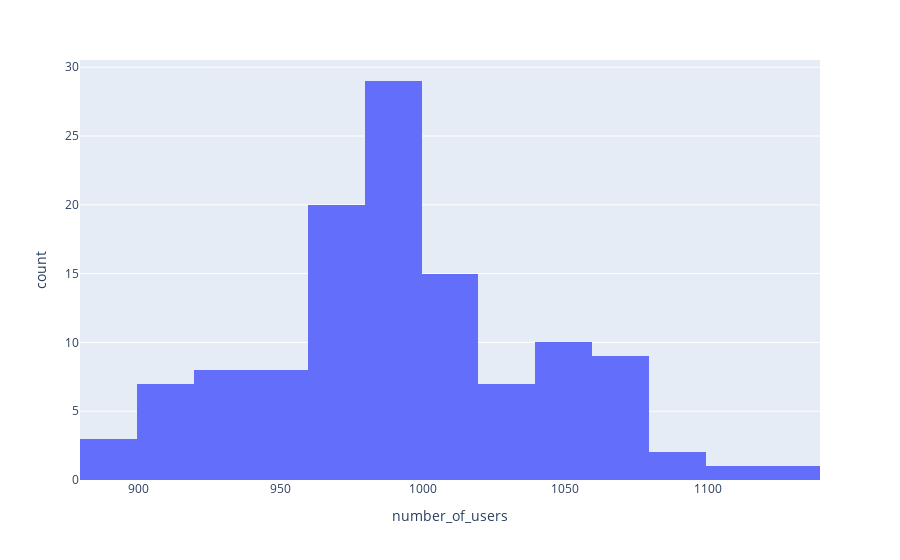

The notebook cell this image was saved under:
### Markdown cell above
### <div id='plotly_hists'>2.A. Histograms</div>

In Plotly, a histogram is an aggregated bar chart, with several possible aggregation functions (count, sum, average, etc) which can be used to visualize data on categorical and date axes as well as linear axes.

Let's take a look at an example where we will look at (randomly-generated) data from a hotel booking website. Specifically, we will look at the number of users and the number of bookings by date.

### Code cell
import pandas as pd

# Helpful dict to convert day number from datatime to string
weekdays = {
    1: "Monday",
    2: "Tuesday",
    3: "Wednesday",
    4: "Thursday",
    5: "Friday",
    6: "Saturday",
    7: "Sunday"
}

# Generate data (nusers and nbookings per day)
from random import gauss
from datetime import datetime
ndays = 120  # number of days
dates = [np.datetime64('2023-03-01') + np.timedelta64(i, 'D') for i in range(ndays)]
days = [weekdays[i.astype(datetime).isoweekday()] for i in dates]
number_of_users = [int(gauss(1000, 50)) for _ in range(ndays)]
number_of_bookings = [int(gauss(0.2*i, 0.01*i)) for i in number_of_users]
data_users_dict = {
    'date': dates,  # date in ISO 8601 format
    'day': days,  # day of week (string)
    'number_of_users': number_of_users,
    'number_of_bookings': number_of_bookings
}

# Create and show histogram with Plotly
fig = px.histogram(data_users_dict, x="number_of_users")
fig.show()

### Figure 1 — Plotly figure (JSON) as saved in the notebook; plotly's stock layout.template omitted (floating-point values rounded to 4 significant figures)
{"data": [{"alignmentgroup": "True", "bingroup": "x", "hovertemplate": "number_of_users=%{x}<br>count=%{y}<extra></extra>", "legendgroup": "", "marker": {"color": "#636efa", "pattern": {"shape": ""}}, "name": "", "offsetgroup": "", "orientation": "v", "showlegend": false, "type": "histogram", "x": [979, 994, 999, 1010, 1016, 973, 973, 979, 927, 993, 976, 939, 937, 1044, 991, 958, 996, 1022, 1017, 1009, 982, 976, 988, 972, 1074, 1052, 1051, 963, 987, 967, 958, 1036, 951, 964, 981, 903, 1098, 989, 1067, 979, 1075, 918, 1015, 975, 956, 986, 925, 901, 1101, 989, 1019, 982, 984, 937, 1070, 999, 984, 945, 937, 1000, 1074, 980, 991, 970, 922, 908, 959, 1046, 1094, 1041, 1035, 1049, 977, 998, 911, 1048, 1002, 978, 1000, 899, 1079, 961, 1000, 952, 896, 1017, 901, 983, 1073, 947, 998, 1009, 1065, 1049, 981, 997, 921, 989, 1017, 1014, 898, 984, 1078, 991, 1049, 977, 963, 1012, 990, 1036, 986, 918, 993, 1037, 979, 1037, 1024, 970, 1134, 1053], "xaxis": "x", "yaxis": "y"}], "layout": {"barmode": "relative", "legend": {"tracegroupgap": 0}, "margin": {"t": 60}, "xaxis": {"anchor": "y", "domain": [0, 1], "title": {"text": "number_of_users"}}, "yaxis": {"anchor": "x", "domain": [0, 1], "title": {"text": "count"}}}}
